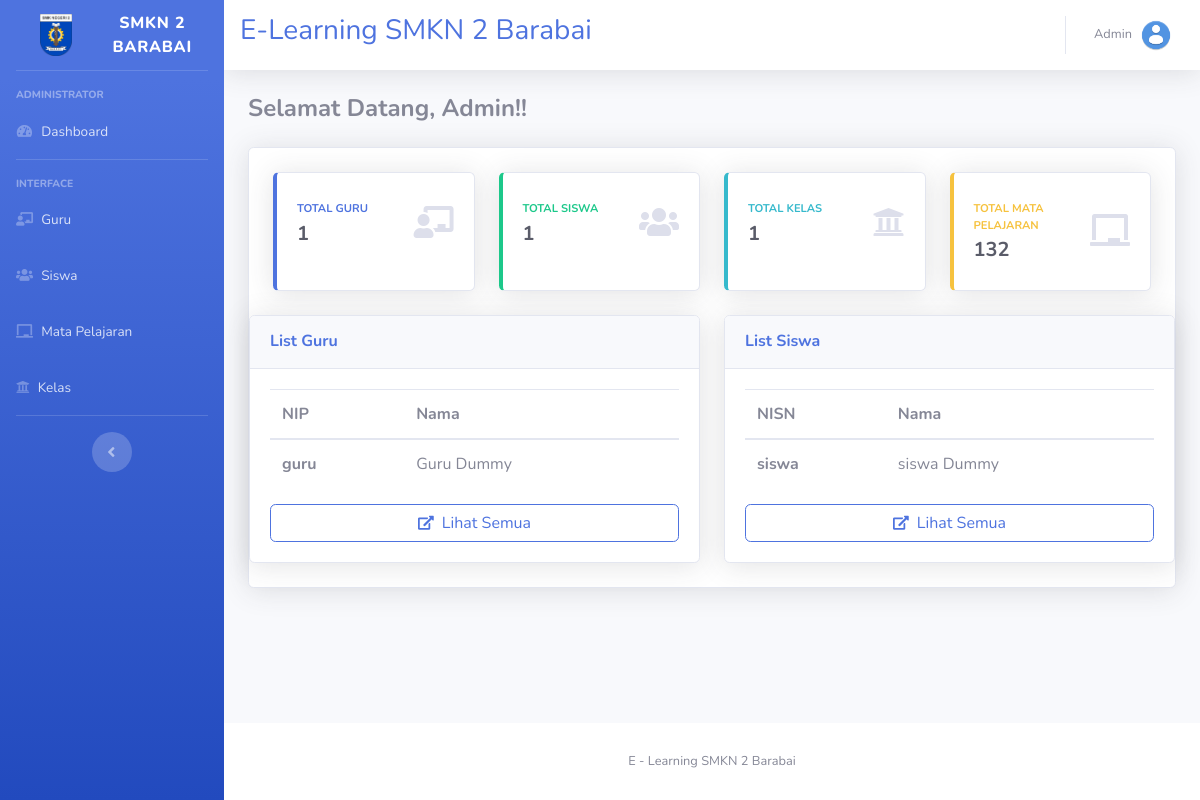
Page /index.php/home on the committed database.
### tables this page shows
CREATE TABLE `guru` (
  `id_guru` int(5) NOT NULL,
  `NIP` varchar(20) NOT NULL,
  `nama` varchar(100) NOT NULL,
  `nohp` varchar(15) NOT NULL,
  `gender` enum('Laki-laki','Perempuan') NOT NULL
);

CREATE TABLE `siswa` (
  `id_siswa` int(6) NOT NULL,
  `NISN` varchar(20) NOT NULL,
  `nama_siswa` varchar(100) NOT NULL,
  `nohp` varchar(15) NOT NULL,
  `gender` enum('Laki-laki','Perempuan') NOT NULL,
  `jurusan` enum('otomotif','multimedia','ATP','ATPH') NOT NULL
);

### application/controllers/Home.php (called while the page is built, shortened)
<?php
class Home extends CI_Controller
{
	public function index()
	{
		$data['title'] = 'Selamat datang Admin!!';
		$this->load->model("M_guru");
		$data['guru'] = $this->M_guru->SampleData();
		$data['total'] = $this->M_guru->TotalGuru();
		$this->load->model("M_siswa");
		$data['siswa'] = $this->M_siswa->SampleData();
		$data['total_s'] = $this->M_siswa->TotalSiswa();
		$this->load->model("M_kelas");
		$data['kelas'] = $this->M_kelas->tampildata()->result_array();
    $data['total_k'] = $this->M_kelas->Totalkelas();
		$this->load->model("M_mapel");
		$data['mapel'] = $this->M_mapel->SemuaData();
    $data['total_m'] = $this->M_mapel->TotalMapel();
		$this->load->view('templates/header', $data);
		$this->load->view('templates/sidebar');
		$this->load->view('templates/topbar');
		$this->load->view('templates/admin/dashboard_admin', $data);
		$this->load->view('templates/footer');
	}
}

### index.php (called while the page is built, shortened)
<?php
require_once BASEPATH.'core/CodeIgniter.php';

### application/models/M_guru.php (called while the page is built, shortened)
<?php
class M_guru extends CI_Model
{
    public function SampleData()
    {
        $this->db->limit(5);
        $this->db->from('guru');
        return $this->db->get('')->result_array();
    }
}

### application/models/M_siswa.php (called while the page is built, shortened)
<?php
class M_siswa extends CI_Model
{
    public function SampleData()
    {
      $this->db->limit(5);
      $this->db->from('siswa');
      return $this->db->get('')->result_array();
    }
}

### application/views/templates/admin/dashboard_admin.php (the view, shortened to what this page needs)
<div class="container-fluid" style="margin-top: 20px">
  <head>
<h4 class="m-0 font-weight-bold"><?php echo "Selamat Datang, Admin!!"; ?></h4>
  <br>
    <div class="card shadow mb-4">
          <div class="container">
            <div class="row">
              <div class="col-xl-3 col-md-6 mb-4">
                  <div class="card border-left-primary shadow h-100 py-2">
                      <div class="card-body">
                          <div class="row no-gutters align-items-center">
                              <div class="col mr-2">
                                  <div class="text-xs font-weight-bold text-primary text-uppercase mb-1">
                                      Total Guru</div>
                                  <div class="h5 mb-0 font-weight-bold text-gray-800">
                                      <?php
                                      echo $total;
                                       ?>
                                  </div>
                              </div>
                              <div class="col-auto">
                                  <i class="fas fa-chalkboard-teacher fa-2x text-gray-300"></i>
                              </div>
                          </div>
                      </div>
                  </div>
              </div>
              <div class="col-xl-3 col-md-6 mb-4">
                  <div class="card border-left-success shadow h-100 py-2">
                      <div class="card-body">
                          <div class="row no-gutters align-items-center">
                              <div class="col mr-2">
                                  <div class="text-xs font-weight-bold text-success text-uppercase mb-1">Total Siswa</div>
                                  <div class="h5 mb-0 font-weight-bold text-gray-800">
                                    <?php
                                    echo $total_s;
                                     ?>
                                  </div>
                              </div>
                              <div class="col-auto">
                                  <i class="fas fa-users fa-2x text-gray-300"></i>
                              </div>
                          </div>
                      </div>
                  </div>
              </div>
              <div class="col-xl-3 col-md-6 mb-4">
                  <div class="card border-left-info shadow h-100 py-2">
                      <div class="card-body">
                          <div class="row no-gutters align-items-center">
                              <div class="col mr-2">
                                  <div class="text-xs font-weight-bold text-info text-uppercase mb-1">Total Kelas
                                  </div>
                                  <div class="row no-gutters align-items-center">
                                      <div class="col-auto">
                                          <div class="h5 mb-0 mr-3 font-weight-bold text-gray-800">
                                            <?php
                                            echo $total_k;
                                             ?>
                                          </div>
                                      </div>
                                  </div>
                              </div>
                              <div class="col-auto">
                                  <i class="fas fa-university fa-2x text-gray-300"></i>
                              </div>
                          </div>
                      </div>
                  </div>
              </div>
              <div class="col-xl-3 col-md-6 mb-4">
                  <div class="card border-left-warning shadow h-100 py-2">
                      <div class="card-body">
                          <div class="row no-gutters align-items-center">
                              <div class="col mr-2">
                                  <div class="text-xs font-weight-bold text-warning text-uppercase mb-1">Total Mata Pelajaran
                                  </div>
                                  <div class="row no-gutters align-items-center">
                                      <div class="col-auto">
                                          <div class="h5 mb-0 mr-3 font-weight-bold text-gray-800">
                                            <?php
                                            echo $total_m;
                                             ?>
                                          </div>
                                      </div>
                                  </div>
                              </div>
                              <div class="col-auto">
                                  <i class="fas fa-chalkboard fa-2x text-gray-300"></i>
                              </div>
                          </div>
                      </div>
                  </div>
              </div>
          </div>
        </div>
          <div class="row">
              <div class="col-xl-6 col-lg-7">
                  <div class="card shadow mb-4">
                      <div
                          class="card-header py-3 d-flex flex-row align-items-center justify-content-between">
                          <h6 class="m-0 font-weight-bold text-primary">List Guru</h6>
                      </div>
                      <div class="card-body">
                          <table class="table">
                              <thead>
                                  <tr>
                                      <th scope="col">NIP</th>
                                      <th scope="col">Nama</th>
                                  </tr>
                              </thead>
                              <tbody>
                                <?php
                                foreach ($guru as $guru) :
                                ?>
                                  <tr>
                                      <th scope="row"><?php echo $guru['NIP']; ?></th>
                                      <td><?php echo $guru['nama']; ?></td>
                                  </tr>
                              <?php endforeach; ?>
                              </tbody>
                          </table>
                          <a href="<?php echo base_url("C_Guru/daftar_guru");?>" class="btn btn-outline-primary w-100">
                              <i class="fas fa-sm fa-external-link-alt mr-1"></i>
                              Lihat Semua
                          </a>
                      </div>
                  </div>
              </div>
              <div class="col-xl-6 col-lg-5">
                  <div class="card shadow mb-4">
                      <div
                          class="card-header py-3 d-flex flex-row align-items-center justify-content-between">
                          <h6 class="m-0 font-weight-bold text-primary">List Siswa</h6>
                      </div>
                      <div class="card-body">
                          <table class="table">
                              <thead>
                                  <tr>
                                      <th scope="col">NISN</th>
                                      <th scope="col">Nama</th>
                                  </tr>
                              </thead>
                              <tbody>
                                <?php
                                foreach ($siswa as $siswa) :
                                ?>
                                  <tr>
                                      <th scope="row"><?php echo $siswa['NISN']; ?></th>
                                      <td><?php echo $siswa['nama_siswa']; ?></td>
                                  </tr>
                              <?php endforeach; ?>
                              </tbody>
                          </table>
                          <a href="<?php echo base_url("C_siswa/daftar_siswa");?>" class="btn btn-outline-primary w-100">
                              <i class="fas fa-sm fa-external-link-alt mr-1"></i>
                              Lihat Semua
                          </a>
                      </div>
                  </div>
              </div>
          </div>
        </div>
        </div>
      </div>

### rows in the picture
guru: NIP "guru", nama "Guru Dummy"
siswa: NISN "siswa", nama_siswa "siswa Dummy"

### other values in the picture
$total "1"
$total_s "1"
$total_k "1"
$total_m "132"
